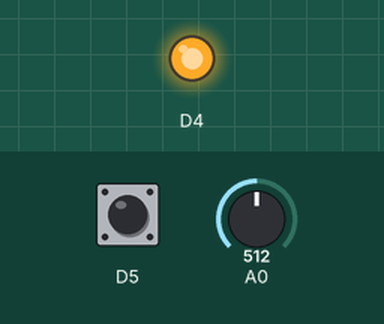
Simulated run of this program. Board: ESP8266 (Wemos D1 mini). On the bench: output pins drawn as LEDs (lit = HIGH). Inputs (shaded band) come from the test bench; at power-on: D5 HIGH, A0 = 512.

Above: at 1.2 s.
1.3 s: D5 pulled LOW for 0.15 s
At 2.5 s:
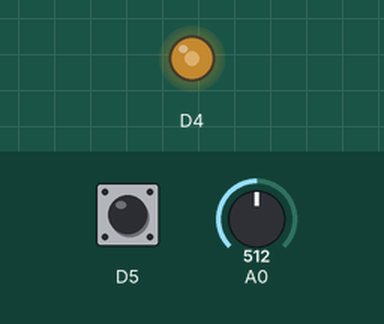
2.9 s: A0 set to 716
At 3.9 s:
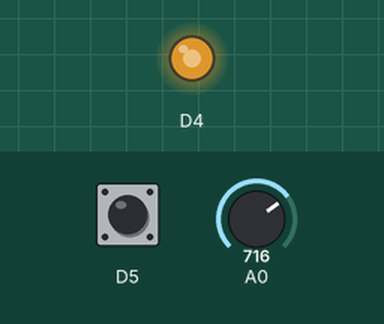
4.4 s: A0 set to 900
At 5.1 s:
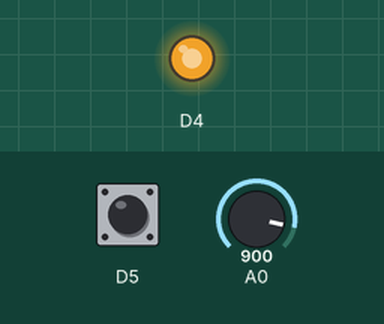
5.9 s: A0 set to 0
At 6.2 s:
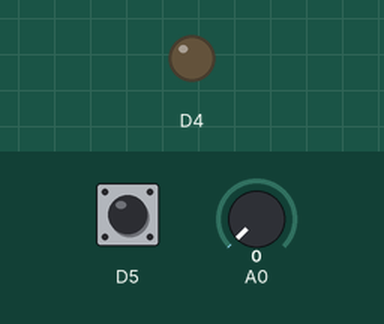
7.4 s: A0 set to 511
At 8.5 s:
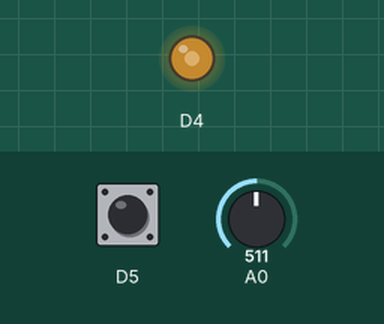
8.9 s: D5 pulled LOW for 1 s
At 9.7 s:
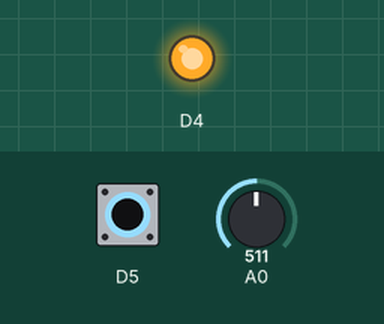
Timing chart, 0 to 11.9 s (numbered marks = the images above; inputs shaded):
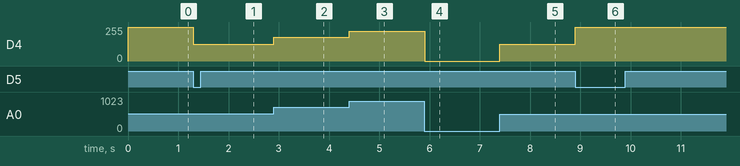

Measured:
- after the input at 1.3 s, D4: 255/255 → 127/255 at once
- after the input at 2.9 s, D4: 127/255 → 178/255 at once
- after the input at 4.4 s, D4: 178/255 → 224/255 at once
- after the input at 5.9 s, D4: 224/255 → 0/255 at once
- after the input at 7.4 s, D4: 0/255 → 127/255 at once
- after the input at 8.9 s, D4: 127/255 → 255/255 at once

The program:

main.cpp
```cpp
// I Darius Luft, 000798737, certify that all code submitted is my own work; that I have not copied it from any other source. I also certify that I have not allowed my work to be copied by others.
#include <Arduino.h>

bool lightState = false;

void setup() {
  // configure the USB serial monitor
  Serial.begin(115200);

  // configure pin D4 as a digital output - this is the LED
  pinMode(D4, OUTPUT);

  // configure the pushbutton
  pinMode(D5, INPUT_PULLUP);

  // set default PWM range
  analogWriteRange(1023);
}

void loop() {
  int iButton;
  int iVal = analogRead(A0);
  iButton = digitalRead(D5);

  if (iButton == 0){
    if (lightState){
      lightState = false;}
    else {
      lightState = true;}}

  if (lightState){
    analogWrite(D4, iVal);}
  else{
    analogWrite(D4, 1023);}


while (iButton == 0)
{
  delay(1);
  iButton = digitalRead(D5);
}
  // put your main code here, to run repeatedly:
}
```
